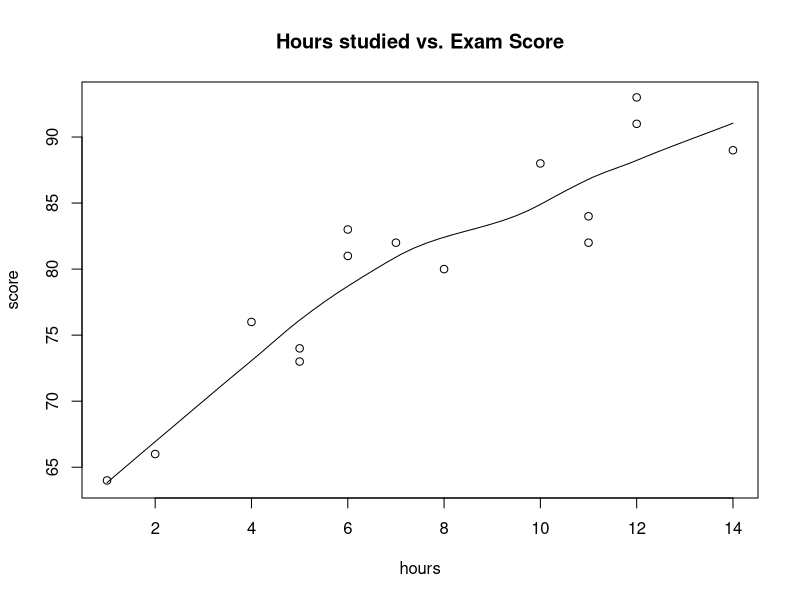
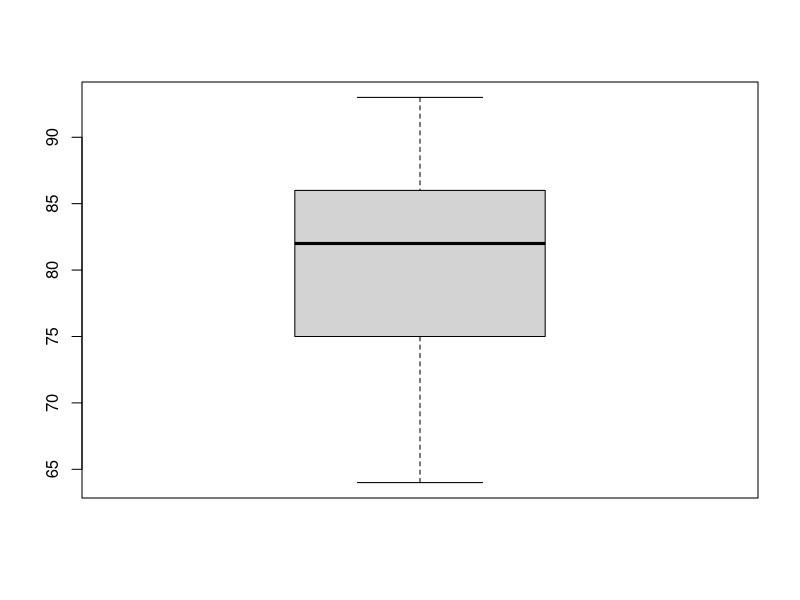
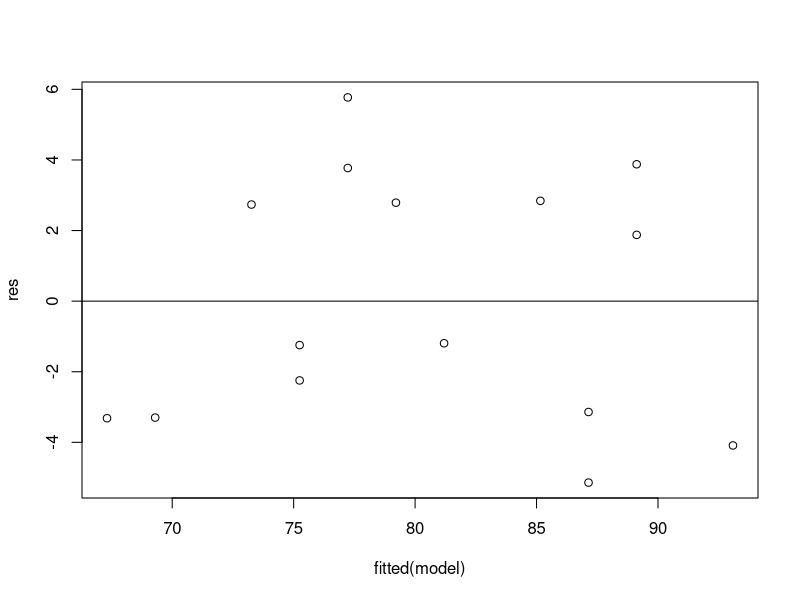
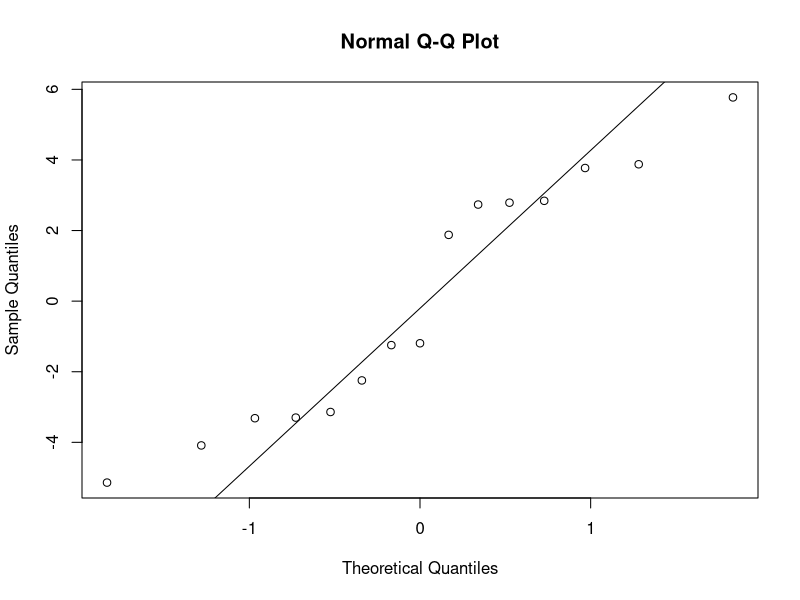

Reproduce these figures in R, in order.
#create dataset
df <- data.frame(hours=c(1, 2, 4, 5, 5, 6, 6, 7, 8, 10, 11, 11, 12, 12, 14),
                 score=c(64, 66, 76, 73, 74, 81, 83, 82, 80, 88, 84, 82, 91, 93, 89))

#view first six rows
head(df)

#attach dataset to make it easier to work with
attach(df)

#create a scatterplot to check for linear relationship
scatter.smooth(hours, score, main='Hours studied vs. Exam Score')

#create a boxplot to check for outliers
boxplot(score)

#fit simple linear regression model
model <- lm(score~hours)

#view model summary
summary(model)

#define residuals of model
res <- resid(model)

#produce residual vs. fitted plot
plot(fitted(model), res)

#add a horizontal line at 0 
abline(0,0)

#create Q-Q plot for residuals
qqnorm(res)

#add a straight diagonal line to the plot
qqline(res) 